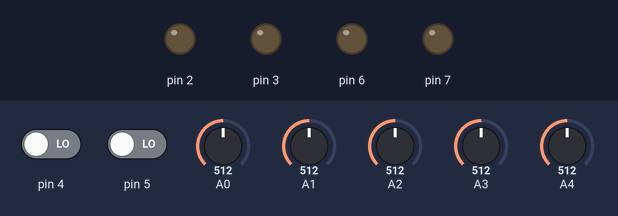
Simulated run of this sketch. Board: Arduino Uno, built with avr-gcc and run on an emulated ATmega328P. On the bench: output pins drawn as LEDs (lit = HIGH). Inputs (shaded band) come from the test bench; at power-on: pin 4 LOW, pin 5 LOW, A0 = 512, A1 = 512, A2 = 512, A3 = 512, A4 = 512.

Above: at 1.2 s.
1.3 s: pin 4 driven HIGH
At 2.5 s:
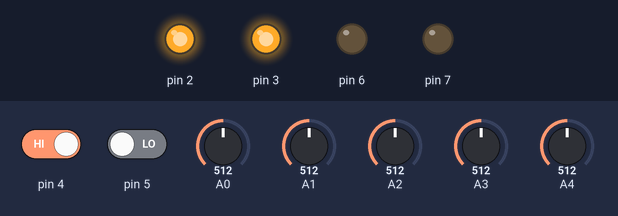
2.8 s: pin 4 driven LOW
At 3.7 s:
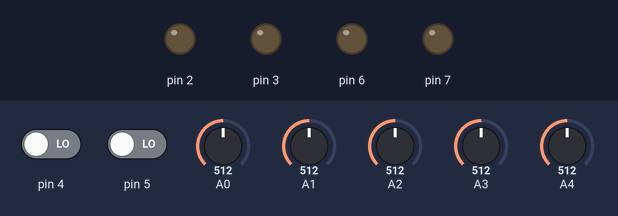
4.3 s: pin 5 driven HIGH
At 4.8 s:
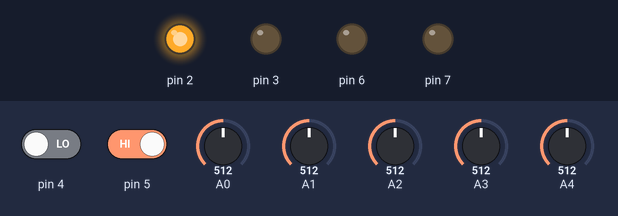
5.8 s: pin 5 driven LOW
At 7.0 s:
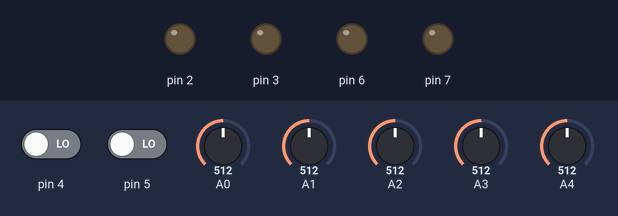
Timing chart, 0 to 8.3 s (numbered marks = the images above; inputs shaded):
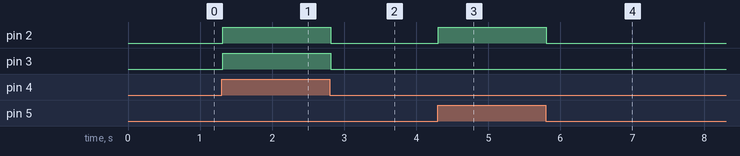

Measured:
- after the input at 1.3 s, pin 2, pin 3: LOW → HIGH at once
- after the input at 2.8 s, pin 2, pin 3: HIGH → LOW at once
- after the input at 4.3 s, pin 2: LOW → HIGH at once
- after the input at 5.8 s, pin 2: HIGH → LOW at once

The sketch:

robotarm.ino
```cpp
//Project created by Proux Alexandre and Beilvert Robin
//The aim of this project is to control a robot arm manually or automatically.


int button1=0; // axe z1
int button2=0;

int button3=0; // axe y1
int button4=0;

int button5=0;// axe y2
int button6=0;

int button7=0;// axe z2
int button8=0;

int button9=0;// axe y3
int button10=0;

int capteur0,capteur1,capteur2,capteur3,capteur4; // 5 capteurs

void setup ()
{
  pinMode (2,OUTPUT);  //
  pinMode (3, OUTPUT); //


  pinMode (4,INPUT);
  pinMode (5, INPUT);


  pinMode (6,OUTPUT);
  pinMode (7, OUTPUT);


  pinMode (4,INPUT);
  pinMode (5, INPUT);


}

void loop ()
{


  button1=digitalRead (4);
  button2=digitalRead (5);


  ////////////////////////////////initialisation des capteurs ////////////////////
 capteur0= analogRead(0);
 capteur1= analogRead(1);
 capteur2= analogRead(2);
 capteur3= analogRead(3);
 capteur4= analogRead(4);


 ///////////////////////////////////Début de la sequence //////////////////////


  if (button1==1 && button2 ==0) //fait tourner à gauche sur l'axe z1
  {
   digitalWrite (2,1);
   digitalWrite (3,1);

  }
    else if (button2==1 && button1 ==0) //fait tourner à droite sur l'axe z1
  {
   digitalWrite (2,1);

  }
    else // il ne se passe rien
  {
   digitalWrite (2,0);
   digitalWrite (3,0);

  }
delay(30);


}
```
